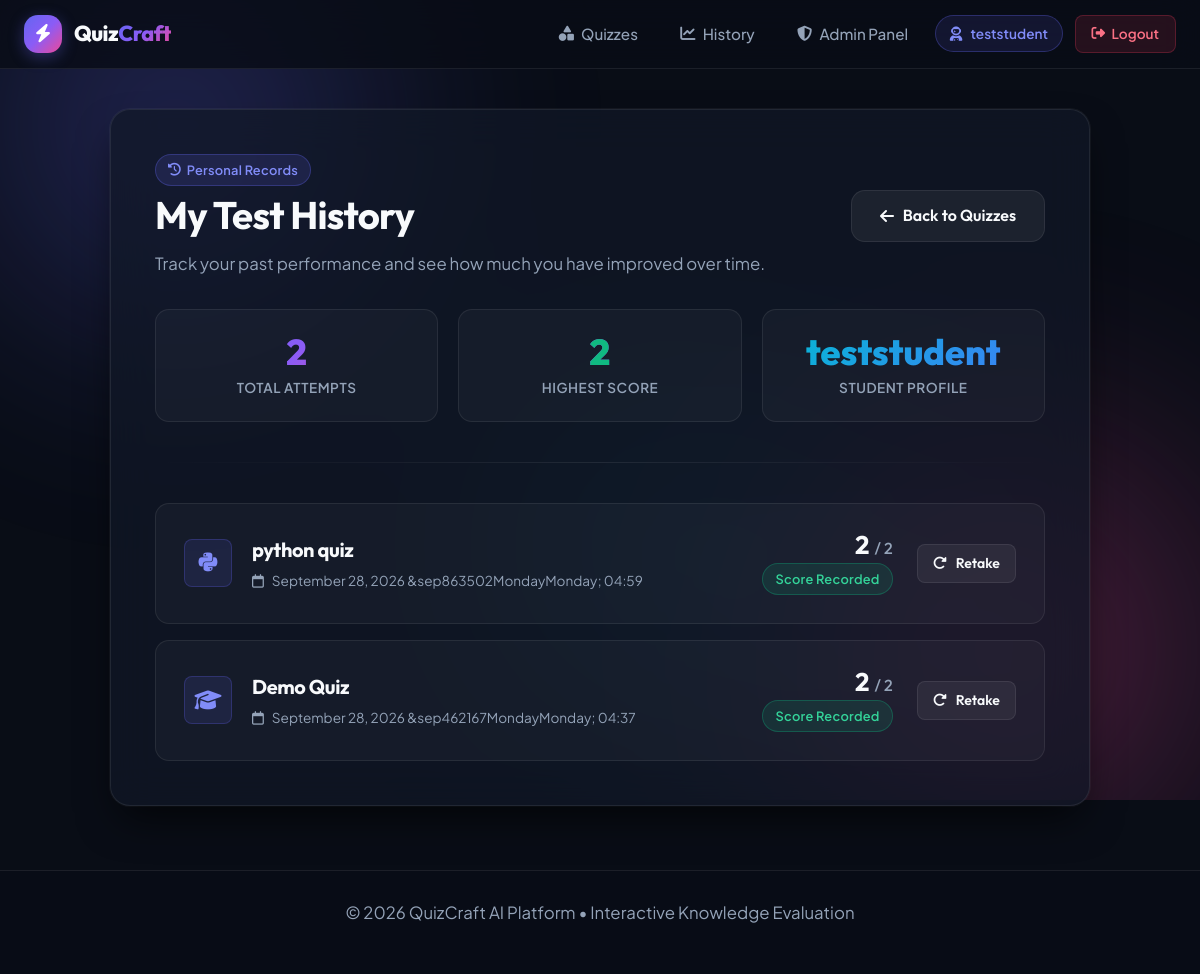
/history/ (signed in), run on the app's committed database.
### ai_quiz/models.py (models this page shows, shortened)
class TestResult(models.Model):
    user = models.ForeignKey(User, on_delete=models.CASCADE)
    quiz = models.ForeignKey(Quiz, on_delete=models.CASCADE)
    score = models.IntegerField()
    total_questions = models.IntegerField()
    attempted_at = models.DateTimeField(auto_now_add=True)

class Quiz(models.Model):
    name = models.CharField(max_length=100)
    number_of_questions = models.IntegerField()

### ai_quiz/views.py (the view)
# urls.py: path('history/', views.history, name='history'),
@login_required
def history(request):
    results = TestResult.objects.filter(user=request.user).order_by('-attempted_at')
    total_attempts = results.count()
    best_score = max([r.score for r in results], default=0) if total_attempts > 0 else 0
    return render(request, 'history.html', {
        'results': results,
        'total_attempts': total_attempts,
        'best_score': best_score
    })

### ai_quiz/templates/history.html (shortened to what this page needs)
{% extends 'base.html' %}
{% block content %}
<div style="display: flex; justify-content: space-between; align-items: center; flex-wrap: wrap; gap: 1rem; margin-bottom: 2rem;">
    <div>
        <div style="margin-bottom: 0.35rem;">
            <span class="badge badge-primary">
                <i class="fa-solid fa-clock-rotate-left"></i> Personal Records
            </span>
        </div>
        <h1>My Test History</h1>
        <p style="margin: 0; color: var(--text-muted);">Track your past performance and see how much you have improved over time.</p>
    </div>
    <div>
        <a href="{% url 'home' %}" class="btn btn-secondary">
            <i class="fa-solid fa-arrow-left"></i> Back to Quizzes
        </a>
    </div>
</div>
{% if results %}
    <div class="stats-bar">
        <div class="stat-item">
            <div class="stat-number">{{ total_attempts }}</div>
            <div class="stat-label">Total Attempts</div>
        </div>
        <div class="stat-item">
            <div class="stat-number" style="color: var(--success); -webkit-text-fill-color: var(--success);">{{ best_score }}</div>
            <div class="stat-label">Highest Score</div>
        </div>
        <div class="stat-item">
            <div class="stat-number" style="background: var(--secondary-gradient); -webkit-background-clip: text; background-clip: text; -webkit-text-fill-color: transparent;">
                {{ user.username }}
            </div>
            <div class="stat-label">Student Profile</div>
        </div>
    </div>
{% endif %}
<hr>
<div style="display: flex; flex-direction: column; gap: 1rem;">
    {% for result in results %}
        <div class="card" style="flex-direction: row; align-items: center; justify-content: space-between; flex-wrap: wrap; gap: 1.25rem;">
            <div style="display: flex; align-items: center; gap: 1.25rem;">
                <div class="card-icon" style="margin-bottom: 0;">
                    {% if 'python' in result.quiz.name|lower %}
                        <i class="fa-brands fa-python"></i>
                    {% elif 'java' in result.quiz.name|lower %}
                        <i class="fa-brands fa-java"></i>
                    {% elif 'c++' in result.quiz.name|lower or 'cpp' in result.quiz.name|lower %}
                        <i class="fa-solid fa-code"></i>
                    {% else %}
                        <i class="fa-solid fa-graduation-cap"></i>
                    {% endif %}
                </div>
                <div>
                    <h3 style="margin-bottom: 0.25rem;">{{ result.quiz.name }}</h3>
                    <p style="margin: 0; font-size: 0.85rem; color: var(--text-muted);">
                        <i class="fa-regular fa-calendar" style="margin-right: 0.35rem;"></i>
                        {{ result.attempted_at|date:"F d, Y &bull; H:i" }}
                    </p>
                </div>
            </div>
            <div style="display: flex; align-items: center; gap: 1.5rem;">
                <div style="text-align: right;">
                    <div style="font-family: 'Outfit', sans-serif; font-size: 1.6rem; font-weight: 700; color: var(--text-primary); line-height: 1;">
                        {{ result.score }} <span style="font-size: 1rem; color: var(--text-muted); font-weight: 500;">/ {{ result.total_questions }}</span>
                    </div>
                    <span class="badge {% if result.score == result.total_questions %}badge-success{% elif result.score > 0 %}badge-primary{% else %}badge-danger{% endif %}" style="margin-top: 0.35rem;">
                        Score Recorded
                    </span>
                </div>
                <a href="{% url 'start_quiz' result.quiz.id %}" class="btn btn-secondary btn-sm" title="Retake Quiz">
                    <i class="fa-solid fa-rotate-right"></i> Retake
                </a>
            </div>
        </div>
    {% endfor %}
</div>
{% endblock %}

### ai_quiz/templates/base.html (shortened to what this page needs)
{% load static %}
<!DOCTYPE html>
<html lang="en">
<head>
    <link rel="stylesheet" href="https://cdnjs.cloudflare.com/ajax/libs/font-awesome/6.5.1/css/all.min.css">
    <link rel="stylesheet" href="{% static 'style.css' %}?v=4">
</head>
<body>
    <div class="bg-ambient">
        <div class="ambient-orb orb-1"></div>
        <div class="ambient-orb orb-2"></div>
        <div class="ambient-orb orb-3"></div>
    </div>
    <header class="site-header">
        <nav class="navbar">
            <a href="{% if user.is_authenticated %}{% url 'home' %}{% else %}{% url 'landing' %}{% endif %}" class="brand">
                <div class="brand-icon">
                    <i class="fa-solid fa-bolt"></i>
                </div>
                <div class="brand-text">
                    Quiz<span>Craft</span>
                </div>
            </a>
            <div class="nav-menu">
                {% if user.is_authenticated %}
                    <a href="{% url 'home' %}" class="nav-link">
                        <i class="fa-solid fa-shapes"></i> Quizzes
                    </a>
                    <a href="{% url 'history' %}" class="nav-link">
                        <i class="fa-solid fa-chart-line"></i> History
                    </a>
                    <a href="{% url 'admin_dashboard' %}" class="nav-link">
                        <i class="fa-solid fa-shield-halved"></i> Admin Panel
                    </a>
                    <div class="user-badge">
                        <i class="fa-solid fa-user-astronaut"></i> {{ user.username }}
                    </div>
                    <a href="{% url 'logout' %}" class="btn-nav-logout" title="Log Out">
                        <i class="fa-solid fa-right-from-bracket"></i> Logout
                    </a>
                {% endif %}
            </div>
        </nav>
    </header>
    <main class="main-wrapper">
        <div class="container">
            {% block content %}
            {% endblock %}
        </div>
    </main>
    <footer class="site-footer">
        <p>&copy; 2026 QuizCraft AI Platform &bull; Interactive Knowledge Evaluation</p>
    </footer>
</body>
</html>

### data on the page
TestResult: quiz.name "python quiz", attempted_at "September 28, 2026 &sep863502MondayMonday; 04:59", score "2", total_questions "2"
TestResult: quiz.name "Demo Quiz", attempted_at "September 28, 2026 &sep462167MondayMonday; 04:37", score "2", total_questions "2"

### other printed values
{{ user.username }} "teststudent"
{{ total_attempts }} "2"
{{ best_score }} "2"
